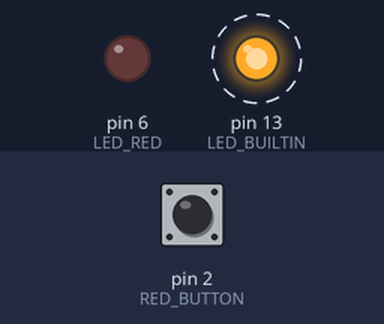
Recording of a sketch running on a simulated Arduino Uno, built with avr-gcc and run on an emulated ATmega328P. On the bench: output pins drawn as LEDs (lit = HIGH). Dashed ring = blinking. Inputs (shaded band) come from the test bench; at power-on: pin 2 (RED_BUTTON) HIGH.

Above: at 1.2 s.
1.3 s: pin 2 (RED_BUTTON) pulled LOW for 0.15 s
At 1.37 s:
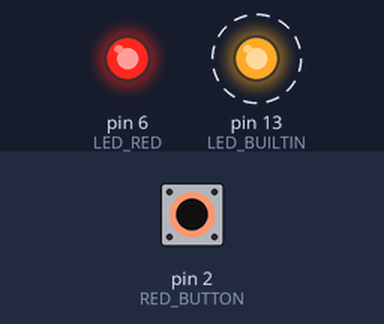
4.3 s: pin 2 (RED_BUTTON) pulled LOW for 1 s
At 6.6 s:
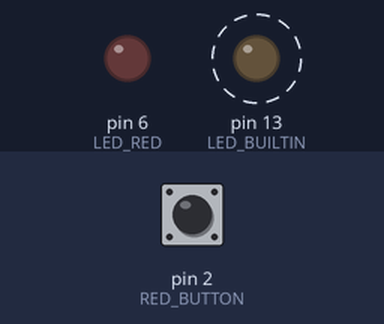
7.3 s: pin 2 (RED_BUTTON) pulled LOW for 3.2 s
At 8.8 s:
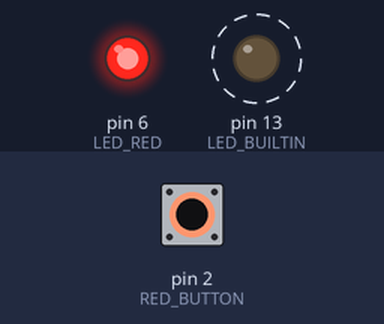
Timing chart, 0 to 18.0 s (numbered marks = the images above; inputs shaded):
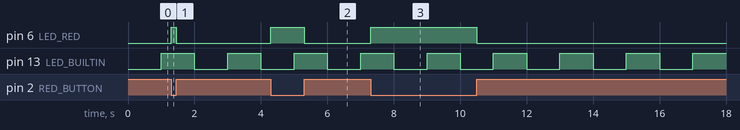

The sketch:

kod05.ino
```cpp
#define LED_RED 6
#define RED_BUTTON 2

void setup()
{
    pinMode(LED_BUILTIN, OUTPUT);
    digitalWrite(LED_BUILTIN, LOW);

    pinMode(LED_RED, OUTPUT);
    digitalWrite(LED_RED, LOW);

    pinMode(RED_BUTTON, INPUT_PULLUP);
}

void blinkBuiltinLed()
{
    const unsigned long BlinkChangePeriod = 1000UL;
    static int ledState = LOW;
    static unsigned long lastBlinkChange = 0UL;

    if (millis() - lastBlinkChange >= BlinkChangePeriod)
    {
        if (ledState == HIGH)
        {
            ledState = LOW;
        }
        else
        {
            ledState = HIGH;
        }

        digitalWrite(LED_BUILTIN, ledState);
        lastBlinkChange += BlinkChangePeriod;
    }
}

void readButtonSetLed()
{
    if (digitalRead(RED_BUTTON) == LOW)
        digitalWrite(LED_RED, HIGH);
    else
        digitalWrite(LED_RED, LOW);
}

void loop()
{
    blinkBuiltinLed();
    readButtonSetLed();
}
```

Measured:
- after the input at 1.3 s, pin 6 (LED_RED): LOW → HIGH at once, → LOW 0.15 s later
- after the input at 4.3 s, pin 6 (LED_RED): LOW → HIGH at once, → LOW 1.0 s later
- after the input at 7.3 s, pin 6 (LED_RED): LOW → HIGH at once, → LOW 3.2 s later
- by itself, pin 13 (LED_BUILTIN): alternates HIGH for 1.0 s and LOW for 1.0 s
